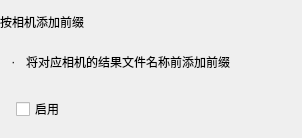
            <widget class="QWidget" name="widget_6" native="true">
             <layout class="QGridLayout" name="gridLayout_9">
              <property name="leftMargin">
               <number>0</number>
              </property>
              <property name="topMargin">
               <number>12</number>
              </property>
              <property name="rightMargin">
               <number>0</number>
              </property>
              <property name="bottomMargin">
               <number>17</number>
              </property>
              <property name="horizontalSpacing">
               <number>0</number>
              </property>
              <property name="verticalSpacing">
               <number>12</number>
              </property>
              <item row="2" column="0">
               <layout class="QHBoxLayout" name="horizontalLayout_20">
                <property name="leftMargin">
                 <number>16</number>
                </property>
                <property name="topMargin">
                 <number>5</number>
                </property>
                <item>
                 <widget class="QCheckBox" name="prefix">
                  <property name="text">
                   <string>启用</string>
                  </property>
                 </widget>
                </item>
                <item>
                 <spacer name="horizontalSpacer_20">
                  <property name="orientation">
                   <enum>Qt::Horizontal</enum>
                  </property>
                  <property name="sizeHint" stdset="0">
                   <size>
                    <width>40</width>
                    <height>20</height>
                   </size>
                  </property>
                 </spacer>
                </item>
               </layout>
              </item>
              <item row="0" column="0">
               <layout class="QHBoxLayout" name="horizontalLayout_19">
                <property name="spacing">
                 <number>8</number>
                </property>
                <item>
                 <widget class="QLabel" name="label_10">
                  <property name="text">
                   <string>按相机添加前缀</string>
                  </property>
                 </widget>
                </item>
                <item>
                 <spacer name="horizontalSpacer_19">
                  <property name="orientation">
                   <enum>Qt::Horizontal</enum>
                  </property>
                  <property name="sizeHint" stdset="0">
                   <size>
                    <width>40</width>
                    <height>20</height>
                   </size>
                  </property>
                 </spacer>
                </item>
               </layout>
              </item>
              <item row="1" column="0">
               <widget class="QWidget" name="widget_19" native="true">
                <layout class="QGridLayout" name="gridLayout_24">
                 <property name="leftMargin">
                  <number>0</number>
                 </property>
                 <property name="topMargin">
                  <number>0</number>
                 </property>
                 <property name="rightMargin">
                  <number>24</number>
                 </property>
                 <property name="bottomMargin">
                  <number>0</number>
                 </property>
                 <property name="spacing">
                  <number>0</number>
                 </property>
                 <item row="0" column="0">
                  <widget class="QWidget" name="widget_20" native="true">
                   <layout class="QGridLayout" name="gridLayout_25">
                    <property name="leftMargin">
                     <number>8</number>
                    </property>
                    <property name="topMargin">
                     <number>8</number>
                    </property>
                    <property name="rightMargin">
                     <number>8</number>
                    </property>
                    <property name="bottomMargin">
                     <number>8</number>
                    </property>
                    <property name="spacing">
                     <number>0</number>
                    </property>
                    <item row="0" column="0">
                     <layout class="QHBoxLayout" name="horizontalLayout_30">
                      <property name="spacing">
                       <number>0</number>
                      </property>
                      <property name="topMargin">
                       <number>0</number>
                      </property>
                      <item alignment="Qt::AlignHCenter|Qt::AlignVCenter">
                       <widget class="QLabel" name="label_26">
                        <property name="minimumSize">
                         <size>
                          <width>18</width>
                          <height>18</height>
                         </size>
                        </property>
                        <property name="maximumSize">
                         <size>
                          <width>18</width>
                          <height>18</height>
                         </size>
                        </property>
                        <property name="sizeIncrement">
                         <size>
                          <width>0</width>
                          <height>0</height>
                         </size>
                        </property>
                        <property name="text">
                         <string> ·</string>
                        </property>
                       </widget>
                      </item>
                      <item>
                       <widget class="QLabel" name="label_25">
                        <property name="text">
                         <string>将对应相机的结果文件名称前添加前缀</string>
                        </property>
                       </widget>
                      </item>
                      <item>
                       <spacer name="horizontalSpacer_31">
                        <property name="orientation">
                         <enum>Qt::Horizontal</enum>
                        </property>
                        <property name="sizeHint" stdset="0">
                         <size>
                          <width>40</width>
                          <height>20</height>
                         </size>
                        </property>
                       </spacer>
                      </item>
                     </layout>
                    </item>
                   </layout>
                  </widget>
                 </item>
                </layout>
               </widget>
              </item>
             </layout>
            </widget>
